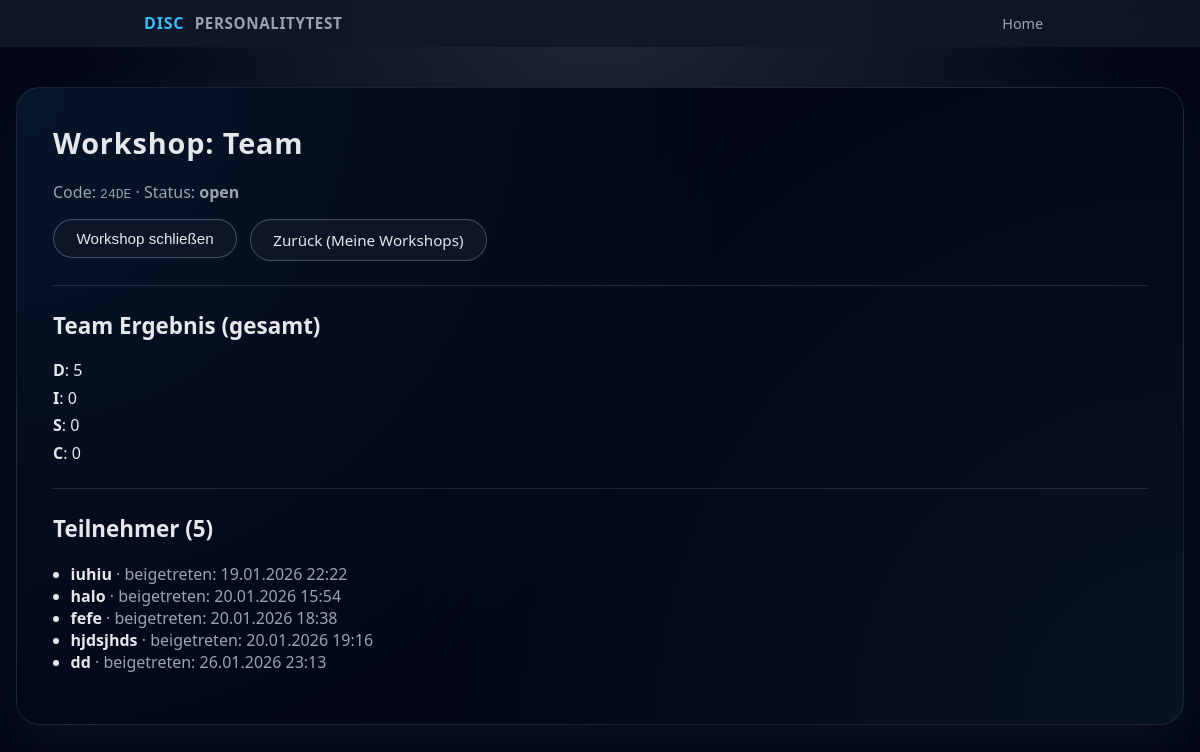
The app's page /workshops/24DE/host (signed in), older data.
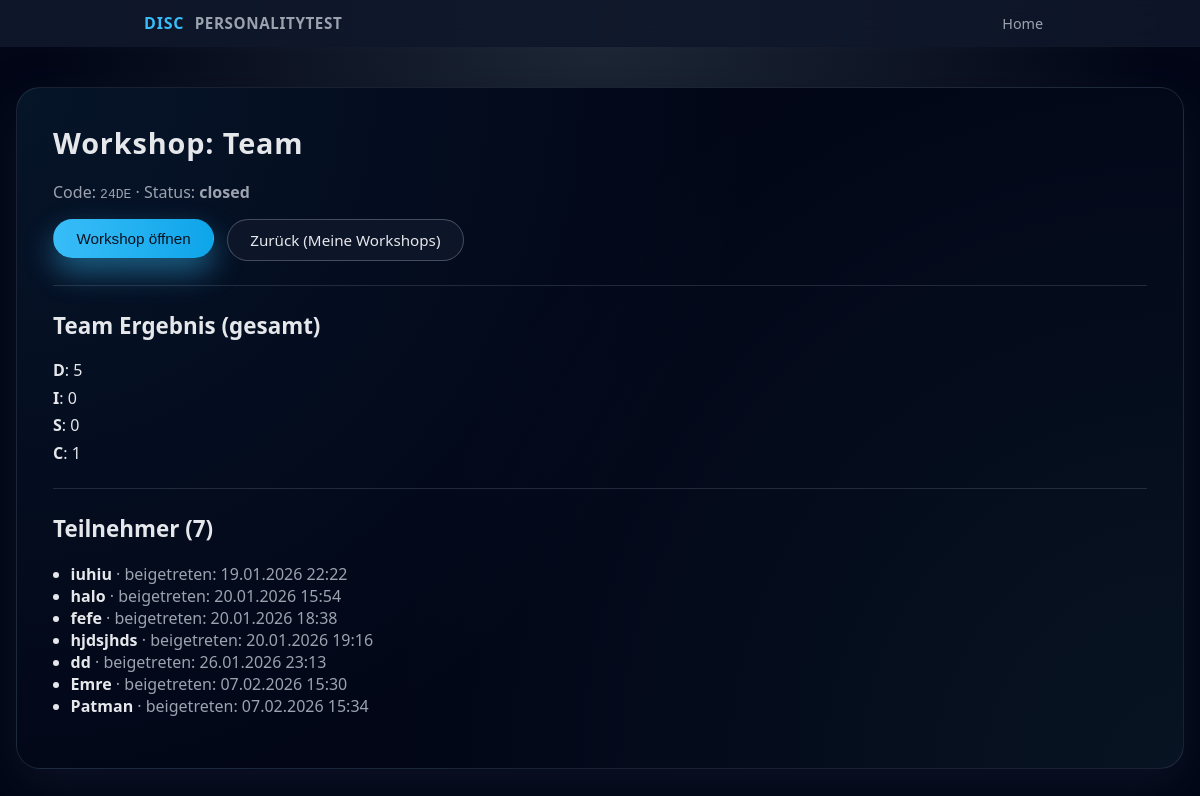
The same page, newer data.
### models.py (models this page shows)
class Workshop(db.Model):
    __tablename__ = "workshops"
    id = db.Column(db.Integer, primary_key=True)
    code = db.Column(db.String(16), unique=True, nullable=False)
    title = db.Column(db.String(200), nullable=False)
    status = db.Column(db.String(20), default="open", nullable=False)
    created_at = db.Column(db.DateTime, default=datetime.utcnow, nullable=False)
    host_id = db.Column(db.Integer, db.ForeignKey("hosts.id"), nullable=False)
    host = db.relationship("Host", back_populates="workshops")
    participants = db.relationship("Participant", back_populates="workshop", cascade="all, delete-orphan")
    answers = db.relationship("Answer", back_populates="workshop", cascade="all, delete-orphan")

class Participant(db.Model):
    __tablename__ = "participants"
    id = db.Column(db.Integer, primary_key=True)
    name = db.Column(db.String(120), nullable=False)
    participant_token = db.Column(db.String(64), unique=True, nullable=False)
    joined_at = db.Column(db.DateTime, default=datetime.utcnow, nullable=False)
    workshop_id = db.Column(db.Integer, db.ForeignKey("workshops.id"), nullable=False)
    workshop = db.relationship("Workshop", back_populates="participants")
    answers = db.relationship("Answer", back_populates="participant", cascade="all, delete-orphan")

### app.py (the view)
@app.route("/workshops/<code>/host", methods=["GET"])
def host_dashboard(code):
    if not require_host_login():
        return redirect(url_for("login_get"))
    workshop = Workshop.query.filter_by(code=code, host_id=session["host_id"]).first_or_404() #Workshop des eingeloggten Hosts holen
    participants = Participant.query.filter_by(workshop_id=workshop.id).order_by(Participant.joined_at.asc()).all() #Teilnehmer des Workshops holen
    team_counts = {"D": 0, "I": 0, "S": 0, "C": 0}
    team_ties = 0
    all_answers = (
        db.session.query(Answer, Question)
        .join(Question, Answer.question_id == Question.id)
        .filter(Answer.workshop_id == workshop.id)
        .all()
    )
    participant_scores = {}
    for a, q in all_answers:
        participant_scores.setdefault(
            a.participant_id,
            {"D": 0, "I": 0, "S": 0, "C": 0}
        )
        participant_scores[a.participant_id][q.dimension] += a.value
    for scores in participant_scores.values():
        dominant = dominant_types(scores)
        if len(dominant) == 1:
            team_counts[dominant[0]] += 1
        elif len(dominant) > 1:
            team_ties += 1
    return render_template(
        "host_dashboard.html",
        workshop=workshop,
        participants=participants,
        team_results=team_counts,
        team_ties=team_ties,
    )

### app.py (called while the page is built)
def dominant_types(scores):
    if not scores:
        return []
    max_value = max(scores.values())
    return [key for key, value in scores.items() if value == max_value]

def require_host_login():
    return "host_id" in session

### templates/host_dashboard.html (shortened to what this page needs)
{% extends "base.html" %}
{% block content %}
<h1>Workshop: {{ workshop.title }}</h1>
<p>
  Code: <code>{{ workshop.code }}</code> · Status:
  <strong>{{ workshop.status }}</strong>
</p>
<div class="btn-row" style="margin-top: 1rem;">
  <form method="POST" action="{{ url_for('workshop_toggle', code=workshop.code) }}" style="margin:0;">
    {% if workshop.status == "open" %}
      <button class="btn btn-secondary" type="submit">Workshop schließen</button>
    {% else %}
      <button class="btn btn-primary" type="submit">Workshop öffnen</button>
    {% endif %}
  </form>
  <a class="btn btn-secondary" href="{{ url_for('dashboard') }}">Zurück (Meine Workshops)</a>
</div>
<hr style="margin: 1.5rem 0; border: 0; border-top: 1px solid rgba(148,163,184,0.2);">
<h2>Team Ergebnis (gesamt)</h2>
<ul class="results-list">
  <li><strong>D</strong>: {{ team_results["D"] }}</li>
  <li><strong>I</strong>: {{ team_results["I"] }}</li>
  <li><strong>S</strong>: {{ team_results["S"] }}</li>
  <li><strong>C</strong>: {{ team_results["C"] }}</li>
</ul>
<hr style="margin: 1.5rem 0; border: 0; border-top: 1px solid rgba(148,163,184,0.2);">
<h2>Teilnehmer ({{ participants|length }})</h2>
{% if participants|length == 0 %}
  <p>Noch keine Teilnehmer beigetreten.</p>
{% else %}
  <ul>
    {% for p in participants %}
      <li>
        <strong>{{ p.name }}</strong>
        <span style="color: var(--muted);">· beigetreten: {{ p.joined_at.strftime("%d.%m.%Y %H:%M") }}</span>
      </li>
    {% endfor %}
  </ul>
{% endif %}
{% endblock %}

### templates/base.html (shortened to what this page needs)
<!DOCTYPE html>
<html lang="de">
<head>
    <link rel="stylesheet" href="{{ url_for('static', filename='style.css') }}">
</head>
<body>
<header class="topbar">
    <div class="topbar-inner">
        <div class="brand">
            <span class="brand-logo">DISC</span>
            <span class="brand-text">personalitytest</span>
        </div>
        <nav class="nav-links">
            <a href="{{ url_for('index') }}">Home</a>
        </nav>
    </div>
</header>
<main class="page {% if fullscreen %}page-fullscreen{% endif %}">
    <div class="{% if not fullscreen %}card{% endif %}">
        {% block content %}{% endblock %}
    </div>
</main>
</body>
</html>

### static/style.css (style rules this page uses)
:root { --bg: #0f172a; --bg-soft: #111827; --card-bg: #0b1120; --accent: #38bdf8; --accent-soft: rgba(56, 189, 248, 0.15); --accent-strong: #0ea5e9; --text: #e5e7eb; --muted: #9ca3af; --danger: #f97373; --border: #1f2937; --radius-lg: 18px; --radius-full: 999px; --shadow-soft: 0 18px 45px rgba(15, 23, 42, 0.65); --spacing: 1.25rem; --font-main: system-ui, -apple-system, BlinkMacSystemFont, "Segoe UI", sans-serif; }
*, *::before, *::after { box-sizing: border-box; }
body { margin: 0; min-height: 100vh; background: radial-gradient(circle at top, #1f2937 0, #020617 55%); color: var(--text); font-family: var(--font-main); display: flex; flex-direction: column; }
.topbar { position: sticky; top: 0; z-index: 20; background: linear-gradient(to right, rgba(15,23,42,0.95), rgba(15,23,42,0.85)); border-bottom: 1px solid rgba(15, 23, 42, 0.8); backdrop-filter: blur(18px); }
.topbar-inner { max-width: 960px; margin: 0 auto; padding: 0.75rem 1.5rem; display: flex; align-items: center; justify-content: space-between; }
.brand { display: flex; align-items: center; gap: 0.65rem; }
.brand-logo { font-weight: 800; font-size: 1rem; color: #38bdf8; letter-spacing: 0.05em; }
.brand-text { font-weight: 600; font-size: 0.95rem; letter-spacing: 0.04em; text-transform: uppercase; color: var(--muted); }
.nav-links a { color: var(--muted); text-decoration: none; font-size: 0.9rem; padding: 0.4rem 0.8rem; border-radius: var(--radius-full); transition: background 0.15s ease, color 0.15s ease; }
.page { flex: 1; display: flex; align-items: flex-start; justify-content: center; padding: 2.5rem 1rem 3.5rem; }
.card { width: 100%; max-width: 1100; background: radial-gradient(circle at top left, rgba(56,189,248,0.08), transparent 55%), radial-gradient(circle at bottom right, rgba(94,234,212,0.06), transparent 60%), #020617; border-radius: 24px; border: 1px solid rgba(148, 163, 184, 0.16); box-shadow: var(--shadow-soft); padding: 2.2rem clamp(1.6rem, 3vw, 2.4rem); }
h1, h2, h3 { margin-top: 0; font-weight: 600; }
h1 { font-size: clamp(1.8rem, 2.2vw, 2.1rem); letter-spacing: 0.03em; }
h2 { font-size: clamp(1.4rem, 1.8vw, 1.7rem); }
p { margin: 0.3rem 0 0.8rem; color: var(--muted); }
ul { padding-left: 1.1rem; }
.btn-row { display: flex; flex-wrap: wrap; gap: 0.8rem; margin-top: 6.4rem; }
.btn { display: inline-flex; align-items: center; justify-content: center; padding: 0.6rem 1.4rem; border-radius: var(--radius-full); border: 1px solid transparent; font-size: 0.95rem; font-weight: 500; text-decoration: none; cursor: pointer; transition: transform 0.1s ease, box-shadow 0.15s ease, background 0.15s ease, border-color 0.15s ease; }
.btn-primary { background: linear-gradient(to right, var(--accent), var(--accent-strong)); color: #0b1120; box-shadow: 0 14px 30px rgba(56, 189, 248, 0.45); }
.btn-secondary { background: rgba(15, 23, 42, 0.9); color: var(--text); border-color: rgba(148, 163, 184, 0.4); }
form { margin-top: 1.2rem; display: flex; flex-direction: column; gap: 0.9rem; }
.results-list { list-style: none; padding-left: 0; margin-top: 1rem; }
.results-list li { margin-bottom: 0.35rem; }
form button[type="submit"], form .btn { align-self: flex-start; }

Row changes from the older to the newer data that the page shows:
changed Workshop "Team": status "open" → "closed"
added Participant: name "Emre", joined_at "07.02.2026 15:30"
added Participant: name "Patman", joined_at "07.02.2026 15:34"
Text that changed along with them:
{{ team_results["C"] }}: "0" → "1"
{{ participants|length }}: "5" → "7"
text no longer shown: "Workshop schließen"
text now shown: "Workshop öffnen"
